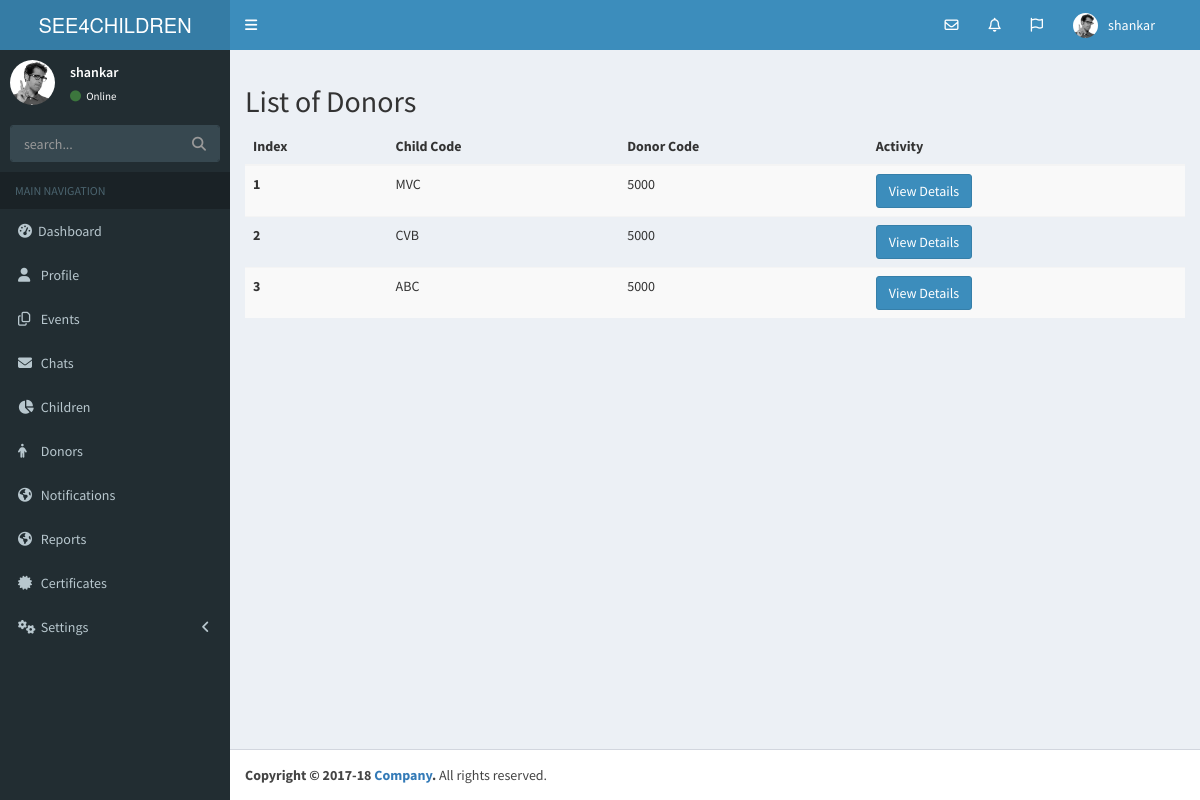
The app's page /donor_list/ (signed in) with its own data.
### NGO/models.py (models this page shows)
class Donor(models.Model):
    name = models.CharField(max_length=40)
    child_code = models.CharField(max_length=3)
    aadhar_no = models.CharField(max_length=20)
    pan_card = models.CharField(max_length=20)
    city = models.CharField(max_length=10)
    donor_paid = models.CharField(max_length=5)
    last_paid = models.DateField()
    total_paid = models.CharField(max_length=5)
    duration = models.CharField(max_length=20)
    image = models.ImageField(upload_to='donor/', blank=True)

### NGO/views.py (the view)
# urls.py: url(r'^donor_list/$', views.donor_list, name='donor_list'),
@login_required
def donor_list(request):
    form = Donor.objects.all()
    return render(request, 'ngo/donor.html', {'form': form})

### templates/ngo/donor.html
{% extends 'ngo/base.html' %}
{% load static %}
{% block content %}
    <div class="content-wrapper">
    <section class="content">
        <h2>List of Donors</h2>
<table class="table table-striped">
  <thead>
    <tr>
      <th scope="col">Index</th>
      <th scope="col">Child Code</th>
      <th scope="col">Donor Code</th>
      <th scope="col">Activity</th>
    </tr>
  </thead>
  <tbody>
        {% for field in form %}
     <tr>
      <th scope="row">{{ forloop.counter }}</th>
      <td>{{ field.child_code }}</td>
      <td>{{ field.donor_paid }}</td>
      <td><a href="/donor_detail/{{ field.id }}"><button class="btn btn-primary">View Details </button></a></td>
     </tr>
        {% endfor %}
  </tbody>
</table>
    </section>
    </div>
{% endblock %}

### templates/ngo/base.html (shortened to what this page needs)
<!DOCTYPE html>
<html>
<head>
    {% load staticfiles %}
  <link rel="stylesheet" href="{% static 'bower_components/bootstrap/dist/css/bootstrap.min.css' %}">
  <link rel="stylesheet" href="{% static 'bower_components/font-awesome/css/font-awesome.min.css' %}">
  <link rel="stylesheet" href="{% static 'bower_components/Ionicons/css/ionicons.min.css' %}">
  <link rel="stylesheet" href="{% static 'dist/css/AdminLTE.min.css' %}">
  <link rel="stylesheet" href="{% static 'dist/css/skins/_all-skins.min.css' %}">
  <link rel="stylesheet" href="{% static 'plugins/bootstrap-wysihtml5/bootstrap3-wysihtml5.min.css' %}">
  <link rel="stylesheet" href="http://code.jquery.com/ui/1.8.18/themes/base/jquery-ui.css" type="text/css" media="all"/>
</head>
<body class="hold-transition skin-blue sidebar-mini">
 <header class="main-header">
    <a href="/" class="logo">
      <span class="logo-lg">SEE4CHILDREN</span>
    </a>
    <nav class="navbar navbar-static-top" role="navigation">
      <a href="#" class="sidebar-toggle" data-toggle="push-menu" role="button">
      </a>
      <div class="navbar-custom-menu">
        <ul class="nav navbar-nav">
          <li class="dropdown messages-menu">
            <a href="#" class="dropdown-toggle" data-toggle="dropdown">
              <i class="fa fa-envelope-o"></i>
            </a>
          </li>
          <li class="dropdown notifications-menu">
            <a href="#" class="dropdown-toggle" data-toggle="dropdown">
              <i class="fa fa-bell-o"></i>
            </a>
          </li>
          <li class="dropdown tasks-menu">
            <a href="#" class="dropdown-toggle" data-toggle="dropdown">
              <i class="fa fa-flag-o"></i>
            </a>
          </li>
          <li class="dropdown user user-menu">
            <a href="#" class="dropdown-toggle" data-toggle="dropdown">
              <img src="{% static "dist/img/user2-160x160.jpg" %}" class="user-image" alt="User Image">
              <span class="hidden-xs">{{ user }}</span>
            </a>
          </li>
          <li>
            <a href="#"></a>
          </li>
        </ul>
      </div>
    </nav>
  </header>
  <aside class="main-sidebar">
      {% if not loggedIn %}
    <section class="sidebar">
      <div class="user-panel">
        <div class="pull-left image">
          <img src="{% static "dist/img/user2-160x160.jpg" %}" class="img-circle" alt="User Image">
        </div>
        <div class="pull-left info">
          <p>{{ user }}</p>
          <a href="#"><i class="fa fa-circle text-success"></i> Online</a>
        </div>
      </div>
      <form method="get" role="search" action="{% url 'NGO:index' %}" class="sidebar-form">
        <div class="input-group">
          <input type="text" name="q" class="form-control" value="{{ request.GET.get }}" placeholder="search...">
          <span class="input-group-btn">
              <button type="submit" class="btn btn-flat"><i class="fa fa-search"></i>
              </button>
            </span>
        </div>
      </form>
        <ul class="sidebar-menu" data-widget="tree">
        <li class="header">MAIN NAVIGATION</li>
        <li>
          <a href="/">
            <i class="fa fa-dashboard"></i><span>Dashboard</span>
          </a>
        </li>
        <li>
          <a href="/profile/">
            <i class="fa fa-user"></i> <span>Profile</span>
          </a>
        </li>
        <li>
          <a href="/event_list/">
            <i class="fa fa-files-o"></i>
            <span>Events</span>
          </a>
        </li>
        <li>
          <a href="/messages/admin/">
            <i class="fa fa-envelope"></i> <span>Chats</span>
          </a>
        </li>
        <li>
          <a href="/children_list/">
            <i class="fa fa-pie-chart"></i>
            <span>Children</span>
          </a>
        </li>
        <li>
          <a href="/donor_list/">
            <i class="fa fa-male"></i> <span>Donors</span>
          </a>
        </li>
         <li>
          <a href="/notification_list/">
            <i class="fa fa-globe"></i> <span>Notifications</span>
          </a>
        </li>
        <li>
          <a href="/reports/">
            <i class="fa fa-globe"></i> <span>Reports</span>
          </a>
        </li>
        <li>
          <a href="/certificate/">
            <i class="fa fa-certificate"></i> <span>Certificates</span>
          </a>
        </li>
        <li class="treeview">
          <a href="#">
            <i class="fa fa-gears"></i> <span>Settings</span>
            <span class="pull-right-container">
              <i class="fa fa-angle-left pull-right"></i>
            </span>
          </a>
        </li>
        </ul>
    </section>
      {% endif %}
  </aside>
    {% block content %}
    {% endblock %}
<footer class="main-footer">
    <strong>Copyright &copy; 2017-18 <a href="#">Company</a>.</strong> All rights reserved.
  </footer>
</body>
</body>
</html>

### records on screen
Donor: child_code "MVC", donor_paid "5000"
Donor: child_code "CVB", donor_paid "5000"
Donor: child_code "ABC", donor_paid "5000"

### other values on screen
{{ user }} "shankar"
